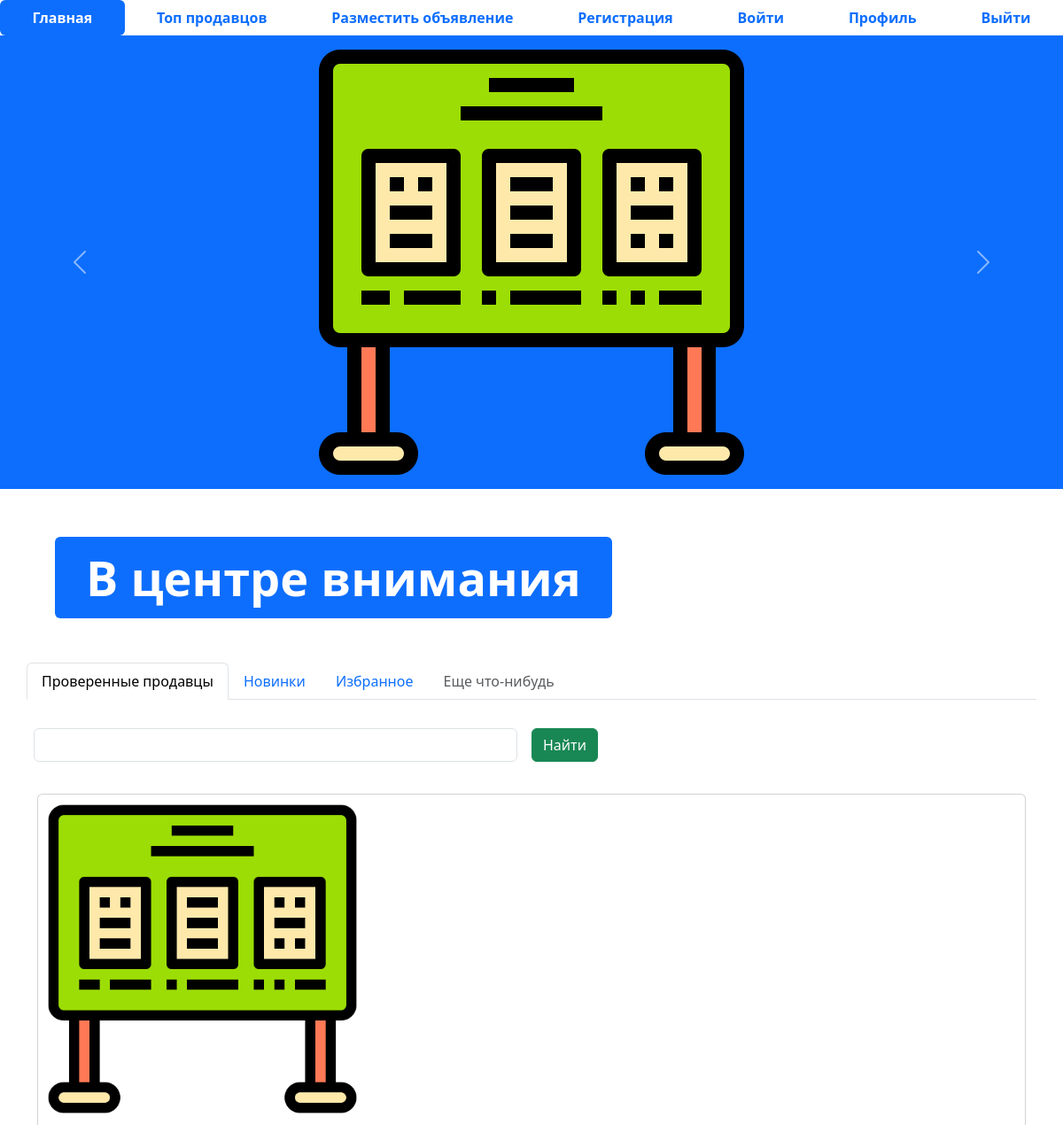
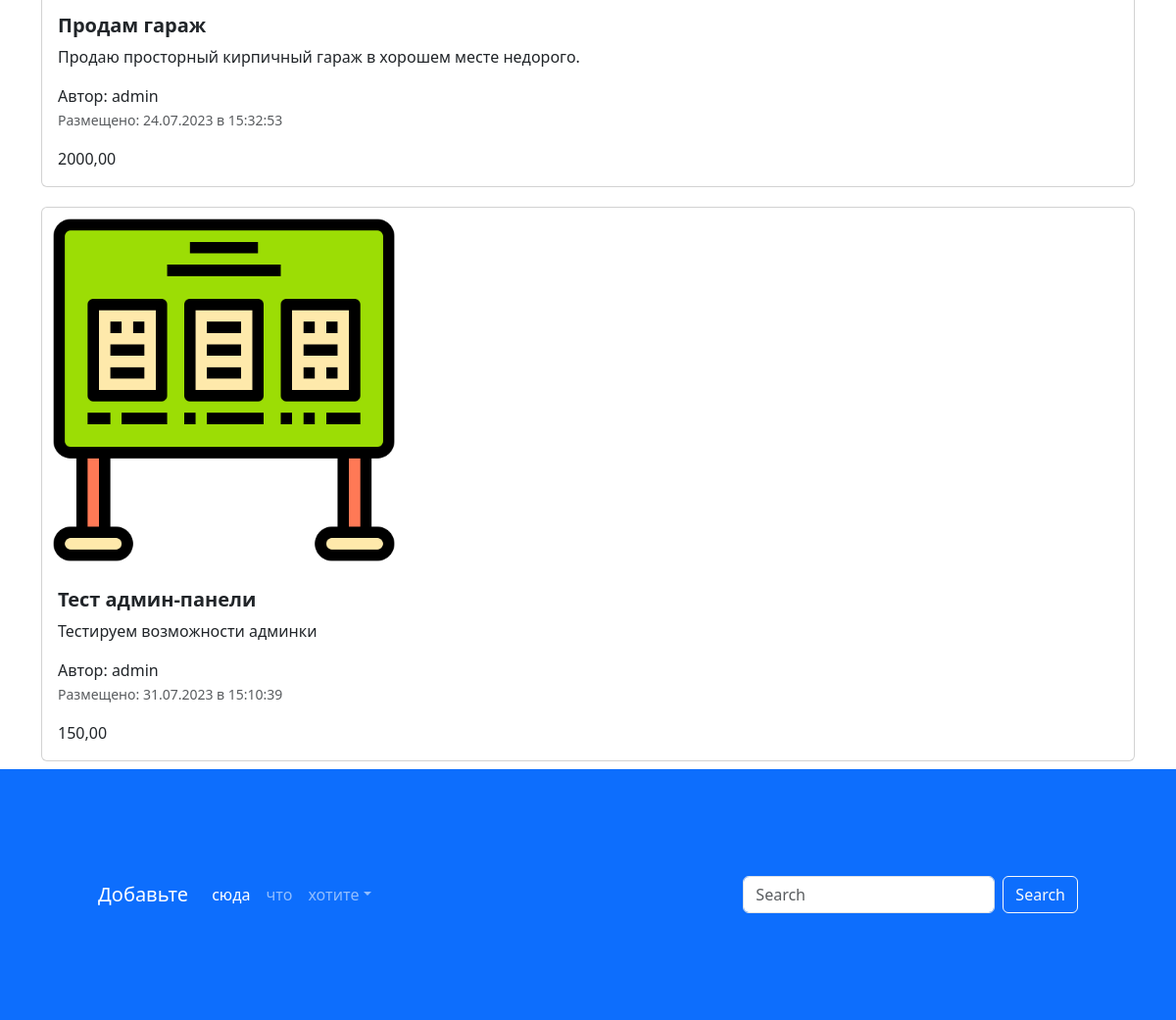
The page / on the database its author committed (2 pictures, top to bottom).
### app_online_shop/models.py (models this page shows, shortened)
class OnlineShop(models.Model):
    title = models.CharField('Заголовок', max_length=128)
    description = models.TextField('Описание')
    price = models.DecimalField('Цена', max_digits=10, decimal_places=2)
    auction = models.BooleanField('Торг', help_text='Укажите, уместен ли торг')
    created_time = models.DateTimeField('Дата создания', auto_now_add=True)
    updated_time = models.DateTimeField(auto_now=True)
    user = models.ForeignKey(User, verbose_name='пользователь', on_delete=models.CASCADE)
    image = models.ImageField('Изображение', upload_to='online_shop/')
    @admin.display(description='Дата создания')
    def created_date(self):
        from django.utils import timezone
        if self.created_time.date() == timezone.now().date():
            created_time = self.created_time.time().strftime("%H:%M:%S")
            return format_html(
                '<span style="color: green; font-weight: bold;">Сегодня в {}</span>', created_time
            )
        return self.created_time.strftime("%d.%m.%Y в %H:%M:%S")
    class Meta():
        db_table = 'advertisements'

### app_online_shop/views.py (the view)
# urls.py: path('', index)
def index(request):
    online_shops = OnlineShop.objects.all()
    context = {'online_shops': online_shops}
    return render(request, 'index.html', context)

### templates/index.html (shortened to what this page needs)
{% extends 'base.html' %}
{% load static %}
{% block content %}
<ul class="nav nav-pills sticky-top bg-white nav-fill">
  <li class="nav-item">
    <a class="nav-link active" aria-current="page" href="/">
      <span style="font-weight: bold;">Главная</span>
    </a>
  </li>
  <li class="nav-item">
    <a class="nav-link" href="{% url 'top-sellers' %}"><span style="font-weight: bold;">Топ продавцов</span>
    </a>
  </li>
  <li class="nav-item">
    <a class="nav-link" href="{% url 'advertisement-post' %}">
      <span style="font-weight: bold;">Разместить объявление</span>
    </a>
  </li>
  <li class="nav-item">
    <a class="nav-link" href="{% url 'register' %}">
      <span style="font-weight: bold;">Регистрация</span>
    </a>
  </li>
  <li class="nav-item">
    <a class="nav-link" href="{% url 'login' %}">
      <span style="font-weight: bold;">Войти</span>
    </a>
  </li>
  <li class="nav-item">
    <a class="nav-link" href="{% url 'profile' %}">
      <span style="font-weight: bold;">Профиль</span>
    </a>
  </li>
  <li class="nav-item">
    <a class="nav-link" href="#">
      <span style="font-weight: bold;">Выйти</span>
    </a>
  </li>
</ul>
<div id="carouselExampleControls" class="carousel slide bg-primary" data-bs-ride="carousel">
  <div class="carousel-inner">
    <div class="carousel-item active">
      <img src="{% static 'img/shop.png' %}" class="mx-auto d-block w-33" alt="...">
    </div>
  </div>
  <button class="carousel-control-prev" type="button" data-bs-target="#carouselExampleControls" data-bs-slide="prev">
    <span class="carousel-control-prev-icon" aria-hidden="true"></span>
  </button>
  <button class="carousel-control-next" type="button" data-bs-target="#carouselExampleControls" data-bs-slide="next">
    <span class="carousel-control-next-icon" aria-hidden="true"></span>
  </button>
</div>
<div class="container" style="margin: 50px;">
  <div class="display-2">
    <span class="badge bg-primary">В центре внимания</span>
  </div>
</div>
<div class="container">
  <div class="row">
    <ul class="nav nav-tabs bg-white">
      <li class="nav-item">
        <a class="nav-link active" aria-current="page" href="#">Проверенные продавцы</a>
      </li>
      <li class="nav-item">
        <a class="nav-link" href="#">Новинки</a>
      </li>
      <li class="nav-item">
        <a class="nav-link" href="#">Избранное</a>
      </li>
      <li class="nav-item">
        <a class="nav-link disabled" href="#" tabindex="-1" aria-disabled="true">Еще что-нибудь</a>
      </li>
    </ul>
    <form class="row g-3">
      <div class="col-auto w-50">
        <input type="text" class="form-control">
      </div>
      <div class="col-auto">
        <button type="submit" class="btn btn-success mb-3">Найти</button>
      </div>
    </form>
  </div>
  <div class="col">
    {% for adv in online_shops %}
    <div class="card mb-2" style="max-width: 1200px; margin-top: 20px;">
      <div class="row g-0">
        <div class="col-md-4">
          <a href="{% url 'advertisement' %}" class="nav-link">
            <img src="{% static 'img/shop.png' %}" class="img-fluid rounded-start" alt="Card title">
          </a>
        </div>
        <div class="col-md-8">
          <div class="card-body">
            <h5 class="card-title">
              <a href="{% url 'advertisement' %}" class="nav-link"><strong>{{ adv.title }}</strong></a>
            </h5>
            <a href="{% url 'advertisement' %}" class="nav-link">
              <p class="card-text">
                {{ adv.description }}
              </p>
              <span>Автор: {{ adv.user }}</span>
              <p class="card-text"><small class="text-muted">Размещено: {{ adv.created_date }}</small></p>
              <span> {{ adv.price }} </span>
            </a>
          </div>
        </div>
      </div>
    </div>
    {% endfor %}
  </div>
</div>
<footer style="padding: 100px;" class="bg-primary">
  <nav class="navbar navbar-expand-sm navbar-dark">
    <a class="navbar-brand" href="#">Добавьте</a>
    <div class="collapse navbar-collapse" id="collapsibleNavId">
      <ul class="navbar-nav me-auto mt-2 mt-lg-0">
        <li class="nav-item">
          <a class="nav-link active" href="#" aria-current="page">сюда</a>
        </li>
        <li class="nav-item">
          <a class="nav-link" href="#">что</a>
        </li>
        <li class="nav-item dropdown">
          <a class="nav-link dropdown-toggle" href="#" id="dropdownId" data-bs-toggle="dropdown" aria-haspopup="true"
             aria-expanded="false">хотите</a>
        </li>
      </ul>
      <form class="d-flex my-2 my-lg-0">
        <input class="form-control me-sm-2" type="text" placeholder="Search">
        <button class="btn btn-outline-light my-2 my-sm-0" type="submit">Search</button>
      </form>
    </div>
  </nav>
</footer>
{% endblock %}

### templates/base.html (shortened to what this page needs)
<!DOCTYPE html>
<html lang="en">
{% load static %}
<head>
  <link href="{% static 'css/bootstrap.min.css'  %}" rel="stylesheet">
  <link rel="stylesheet" href="{% static 'css/fontello.css' %}">
</head>
<body>
    {% block content %}
    {% endblock %}
</body>
</html>

### rows shown on the page
OnlineShop: title "Продам гараж", description "Продаю просторный кирпичный гараж в хорошем месте недорого.", user "admin", created_date "24.07.2023 в 15:32:53", price "2000,00"
OnlineShop: title "Тест админ-панели", description "Тестируем возможности админки", user "admin", created_date "31.07.2023 в 15:10:39", price "150,00"
